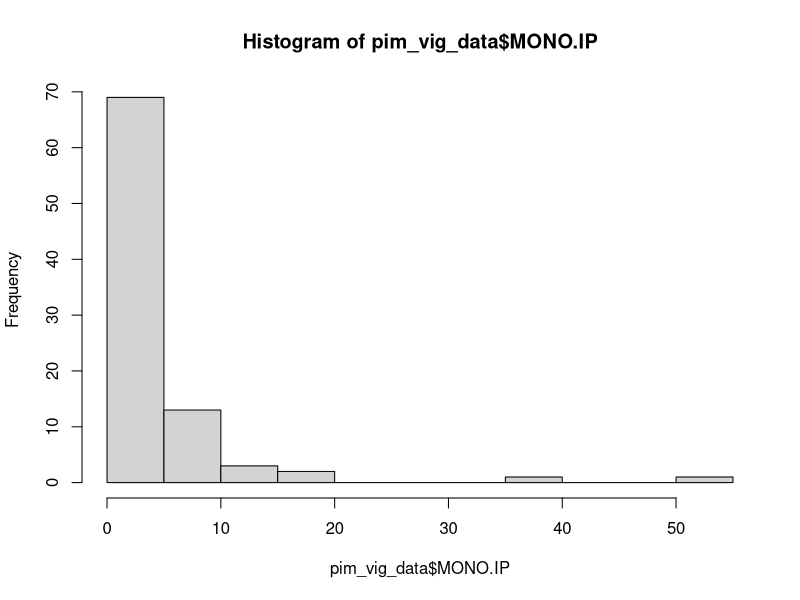
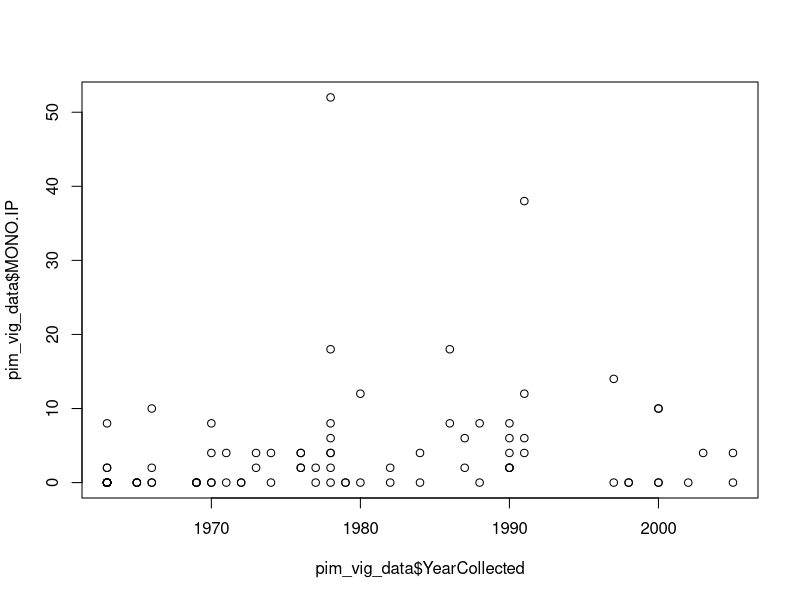
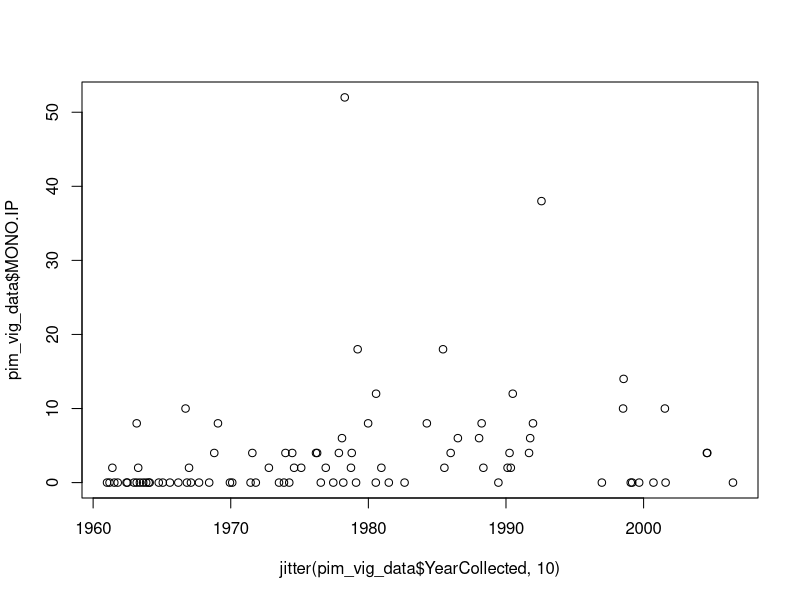
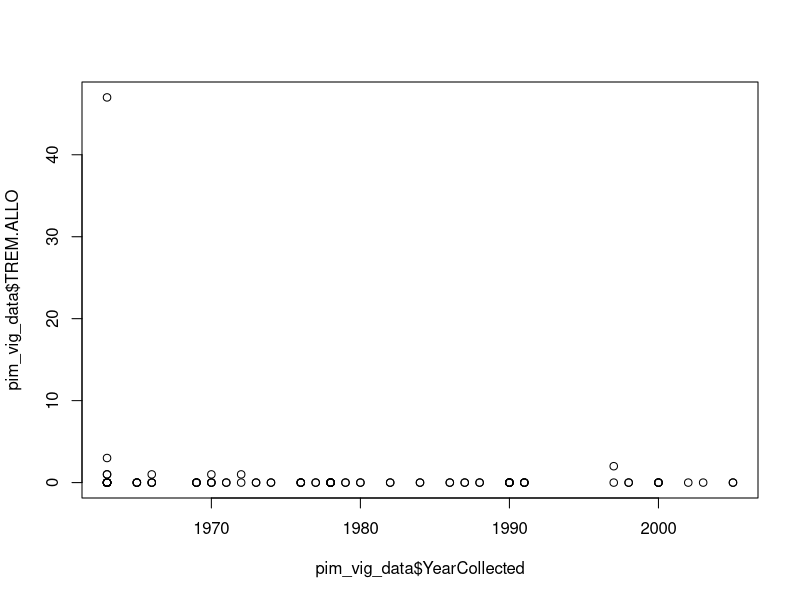
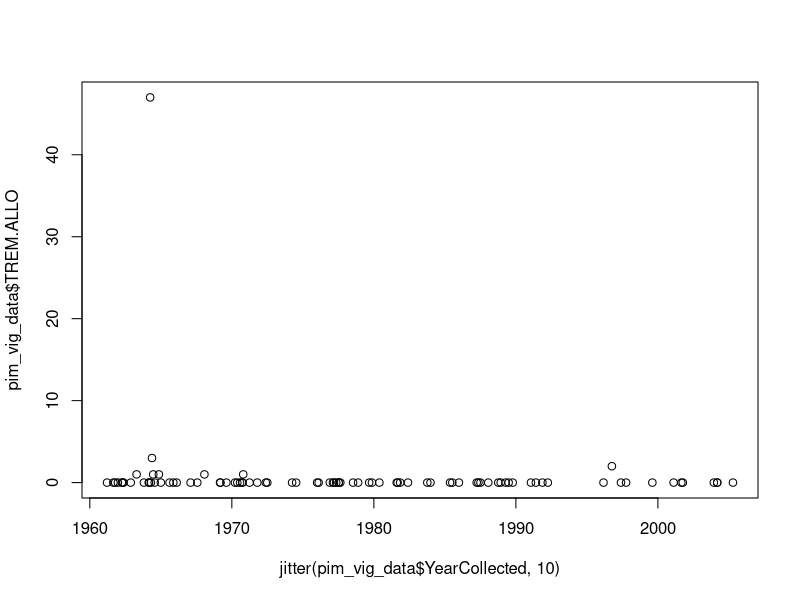

The R script that drew these images, in order:
# How to use R
# A workshop
# Written by Chelsea Wood (chelwood@uw.edu)
# 4 July 2024
# Hi SuPeR Parasites!!!

# To run a thing in R, you put your cursor on it and hit COMMAND+RETURN (on Mac) or CONTROL+RETURN (on PC).
# Anything with a # in front of it will not run, because it is annotation - words designed to be human-readable,
# but meant to be ignored by R.

# This is how you find out what directory R is reading from - i.e., what folder on your computer is R going to
# when you ask it to retrieve a file?  getwd = get working directory.

getwd()

# If you need to change your working directory, paste the file structure between the quotation marks below.
# To get the file structure, open the folder and then "Get info" about that folder. Copy the file structure
# and paste it below.

setwd("/Users/chelsealwood/Dropbox/Vault/University of Washington/Projects/CAREER/Data/TUBRI")

# Once your working directory is set, you're ready to read in the data!  If there are sub-folders inside your 
# working directory, you'll need to specify them as I have below.
# The <- command tells R what a thing is called.  So you can read the line below as,
# Look at this csv file, and name it pim_vig_data.  When I call pim_vig_data, I want you to give me the csv file.

pim_vig_data<-read.csv("data/processed/Ictalurus_punctatus_processed_human_readable.csv")

# To see your data as a spreadsheet in a new tab, use the View command.

View(pim_vig_data)

# You can also see your data in the console below by running the name of the dataset.

pim_vig_data

# With your dataset ready to go, you can now call individual columns in that dataset using $ plus the variable
# name, exactly as it is spelled and capitalized in the dataset.

pim_vig_data$YearCollected

pim_vig_data$MONO.IP

# You can also call individual rows, columns, or cells using brackets.

pim_vig_data[1,5]

# You can now perform simple data manipulations on the variables.  For example, if I want the total number of 
# MONO.IP worms we counted in Pimephales vigilax, I can write,

sum(pim_vig_data$MONO.IP)

# Or maybe I want the mean number of MONO.IP per fish. It's simple as this:

mean(pim_vig_data$MONO.IP)

# I can even call up a quick histogram of the number of MONO.IP in each fish:

hist(pim_vig_data$MONO.IP)

# Or I can plot the number of MONO.IP over time - plot(y~x).

plot(pim_vig_data$MONO.IP~pim_vig_data$YearCollected)

plot(pim_vig_data$MONO.IP~jitter(pim_vig_data$YearCollected,10))

plot(pim_vig_data$TREM.ALLO~pim_vig_data$YearCollected)

plot(pim_vig_data$TREM.ALLO~jitter(pim_vig_data$YearCollected,10))

# Looks like there's a pattern there!  Let's do a simple statistical test to see if it is significant?
# A model is an equation that represents the data. Here, our model is y = mx + b.

summary(lm(pim_vig_data$MONO.IP~pim_vig_data$YearCollected))

summary(lm(pim_vig_data$TREM.ALLO~pim_vig_data$YearCollected))
